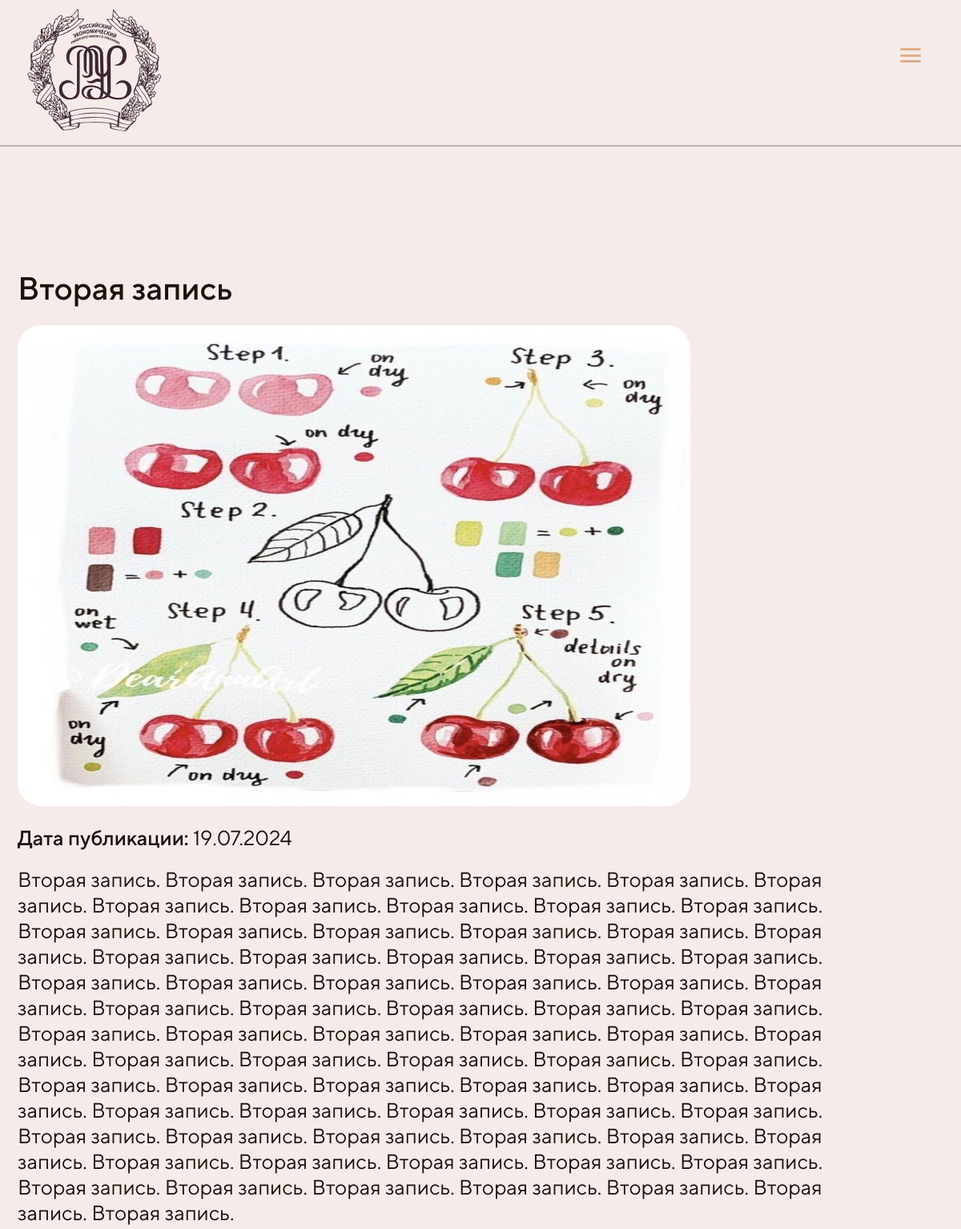
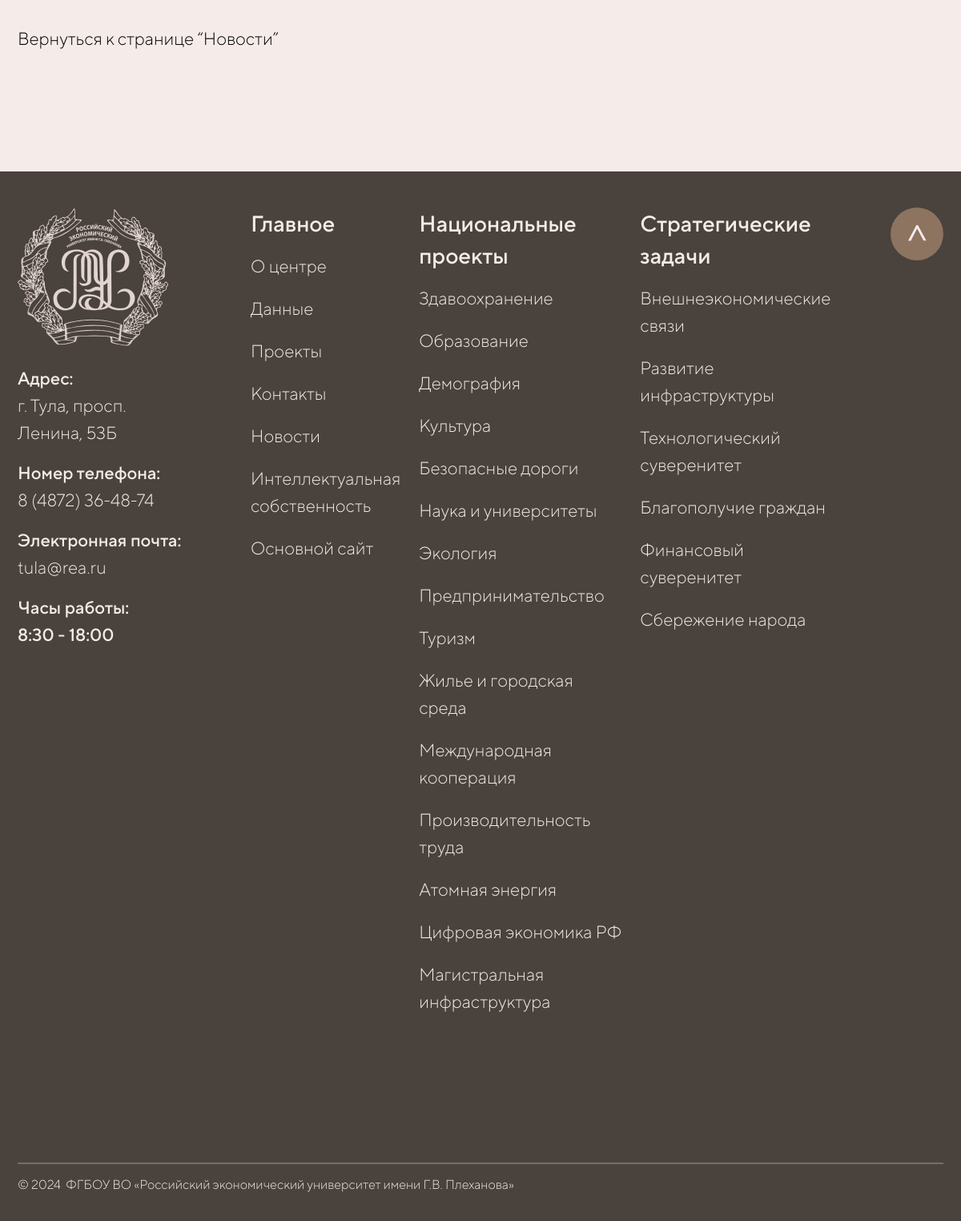
Screenshot of /news/vtoraya-zapis/ with the database file from the repository (2 pictures, top to bottom).
### news/models.py (models this page shows, shortened)
class News(models.Model):
    STATUS_OPTIONS = (
        ('published', 'Опубликовано'),
        ('draft', 'Черновик')
    )
    title = models.CharField(verbose_name='Название записи', max_length=25)
    slug = models.SlugField(verbose_name='URL', max_length=255, blank=True)
    category = models.ForeignKey(Category, related_name='blogs', blank=True, null=True, on_delete=models.CASCADE)
    description = models.TextField(verbose_name='Краткое описание', max_length=500)
    text = models.TextField(verbose_name='Полный текст записи')
    thumbnail = models.ImageField(default='default.jpg',
        verbose_name='Изображение записи',
        blank=True,
        upload_to='images/thumbnails/',
        validators=[FileExtensionValidator(allowed_extensions=('png', 'jpg', 'webp', 'jpeg', 'gif'))]
    )
    tags = TaggableManager()
    status = models.CharField(choices=STATUS_OPTIONS, default='published', verbose_name='Статус записи', max_length=10)
    create = models.DateTimeField(auto_now_add=True, verbose_name='Время добавления')
    update = models.DateTimeField(auto_now=True, verbose_name='Время обновления')
    author = models.ForeignKey(to=User, verbose_name='Автор', on_delete=models.SET_DEFAULT, related_name='author_post',
                               default=1)
    updater = models.ForeignKey(to=User, verbose_name='Обновил', on_delete=models.SET_NULL, null=True,
                                related_name='updater_post', blank=True)
    fixed = models.BooleanField(verbose_name='Прикреплено', default=False)
    class Meta:
        db_table = 'posts_blog'
        ordering = ['-fixed', '-create']
        indexes = [models.Index(fields=['-fixed', '-create', 'status'])]
        verbose_name = 'Новость'
        verbose_name_plural = 'Новости'

### news/views.py (the view)
# urls.py: path('news/<slug:news_slug>/', views.news_detail, name='news_detail'),
def news_detail(request, news_slug):
    news_item = get_object_or_404(News, slug=news_slug)
    formatted_date = news_item.create.strftime('%d.%m.%Y')
    context = {
        'news_item': news_item,
        'formatted_date': formatted_date,
        'title': f'{news_item.title} | СЦ РЭУ филиал им. Г.В. Плеханова',
    }
    return render(request, 'news/news_detail.html', context)

### templates/news/news_detail.html
{% extends 'partials/base.html' %}
{% load static %}
{% block content %}
<section class="detailn-section">
    <div class="container">
        <h1 class="detailn-section__title">{{ news_item.title }}</h1>
        <div class="detailn-section__wrapper">
            <div class="detailn-section__wrapper-left">
                <p class="detailn-section__description">
                    {{ news_item.text }}
                </p>
            </div>
            <div class="detailn-section__wrapper-right">
                <img src="{{ news_item.thumbnail.url }}" alt="{{ news_item.title }}" class="detailn-section__img" style="border-radius: 30px;">
                <p class="detailn-section__data">Дата публикации: <span id="detailn-section__data-span">{{ formatted_date }}</span></p>
            </div>
        </div>
        <a href="{% url 'news:news' %}" class="detailn-section__link">Вернуться к странице “Новости”</a>
    </div>
</section>
{% endblock content %}

### static/assets/css/style.css (style rules this page uses)
html { line-height: 1.15; -webkit-text-size-adjust: 100%; }
body { margin: 0; }
h1 { font-size: 2em; margin: 0.67em 0; }
a { background-color: transparent; }
img { border-style: none; }
html, body, div, span, applet, object, iframe, h1, h2, h3, h4, h5, h6, p, blockquote, pre, a, abbr, acronym, address, big, cite, code, del, dfn, em, img, ins, kbd, q, s, samp, small, strike, strong, sub, sup, tt, var, b, u, i, center, dl, dt, dd, ol, ul, li, fieldset, form, label, legend, table, caption, tbody, tfoot, thead, tr, th, td, article, aside, canvas, details, embed, figure, figcaption, footer, header, hgroup, menu, nav, output, ruby, section, summary, time, mark, audio, video { margin: 0; padding: 0; border: 0; font-size: 100%; font: inherit; vertical-align: baseline; }
article, aside, details, figcaption, figure, footer, header, hgroup, menu, nav, section { display: block; }
html { height: 100%; }
body { line-height: 1; }
* { box-sizing: border-box; }
html { font-family: 'TTNormsPro', sans-serif; font-weight: 400; overflow-x: hidden; }
body { background: #F5EBE9; position: relative; overflow-x: hidden; }
.container { max-width: 1680px; position: relative; margin: 0 auto; }
a { overflow: hidden; position: relative; display: inline-block; text-decoration: none; }
a::after { content: ''; position: absolute; width: 100%; left: 0; }
a::before { background-color: #ebcec8; height: 2px; bottom: 0; transform-origin: 100% 50%; transform: scaleX(0); transition: transform 0.3s cubic-bezier(0.76, 0, 0.24, 1); }
a::after { content: attr(data-replace); height: 100%; top: 0; transform-origin: 100% 50%; transform: translate3d(200%, 0, 0); transition: 0.3s cubic-bezier(0.76, 0, 0.24, 1); color: #f5ebe9; }
.detailn-section { min-height: 730px; margin-bottom: 150px; }
.detailn-section__wrapper { display: flex; margin-bottom: 39px; }
.detailn-section__wrapper-left { margin-right: 96px; }
.detailn-section__title { color: #1a120b; font-size: 45px; font-weight: 500; line-height: 54px; margin-bottom: 19px; }
.detailn-section__description { color: #1a120b; font-size: 28px; font-weight: 400; line-height: 34px; max-width: 743px; }
.detailn-section__img { margin-bottom: 21px; width: 840px; height: 600px; }
.detailn-section__data { color: #1a120b; font-size: 28px; font-weight: 500; line-height: 34px; }
.detailn-section__link { color: black; font-size: 22px; font-weight: 300; line-height: 26px; }
#detailn-section__data-span { font-weight: 400; }
@media (max-width: 1750px) { .container { max-width: 1450px; } }
@media (max-width: 1750px) { .detailn-section__title { font-size: 40px; } }
@media (max-width: 1750px) { .detailn-section__description { font-size: 26px; line-height: 32px; } }
@media (max-width: 1750px) { .detailn-section__img { width: 740px; height: 500px; } }
@media (max-width: 1750px) { .detailn-section__data { font-size: 26px; line-height: 32px; } }
@media (max-width: 1485px) { .detailn-section__wrapper { flex-direction: column-reverse; } }
@media (max-width: 1485px) { .detailn-section__img { width: 840px; height: 600px; } }
@media (max-width: 1485px) { .detailn-section__wrapper-right { margin-bottom: 20px; } }
@media (max-width: 1485px) { .detailn-section__description { max-width: none; } }
@media (max-width: 1400px) { .container { max-width: 1180px; } }

### rows the page displays
News: title "Вторая запись", text "Вторая запись. Вторая запись. Вторая запись. Вторая запись. Вторая запись. Вторая запись. Вторая запись. Вторая запись. Вторая запись. Вторая запись. Вторая запись. Вторая запись. Вторая запись. Вторая запись. Вторая запись. Вторая запись. Вторая запись. Вторая запись. Вторая запись. Вторая запись. Вторая запись. Вторая запись. Вторая запись. Вторая запись. Вторая запись. Вторая запись. Вторая запись. Вторая запись. Вторая запись. Вторая запись. Вторая запись. Вторая запись. Вторая запись. Вторая запись. Вторая запись. Вторая запись. Вторая запись. Вторая запись. Вторая запись. Вторая запись. Вторая запись. Вторая запись. Вторая запись. Вторая запись. Вторая запись. Вторая запись. Вторая…", thumbnail (picture)
